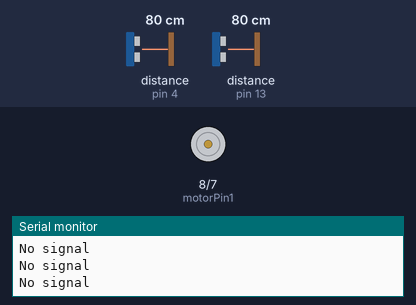
This sketch was run on a simulated Arduino Uno, built with avr-gcc and run on an emulated ATmega328P. Parts: motor-driver pin pairs drawn as motors (green arrow = first pin HIGH = forward, orange = second pin HIGH = backward, longer = more drive), the last lines printed to the serial monitor. Wiring (inferred from the names in the program): 2 × ultrasonic range finder: trigger pin 2, echo pin 4 / trigger pin 12, echo pin 13. The test bench sets the inputs (shaded band); at power-on: distance to the obstacle (sensors on pin 4, pin 13) 80 cm. The echo pulse lasts 58.3 µs per cm.

Above: at 1.2 s.
1.3 s: distance to the obstacle (sensor on pin 4) set to 17 cm
2.8 s: distance to the obstacle (sensor on pin 4) set to 14 cm
At 4.0 s:
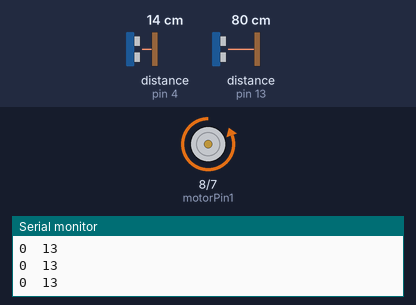
4.3 s: distance to the obstacle (sensor on pin 13) set to 17 cm
5.8 s: distance to the obstacle (sensor on pin 13) set to 13 cm
At 6.7 s:
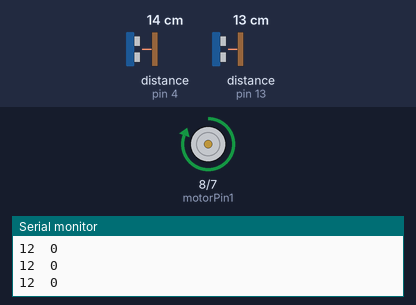
7.3 s: distance to the obstacle (sensor on pin 13) set to 18 cm
At 7.8 s:
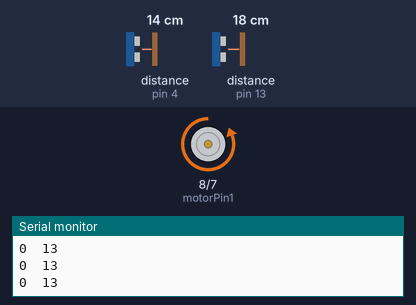
8.8 s: distance to the obstacle (sensor on pin 13) set to 2 cm
At 9.6 s:
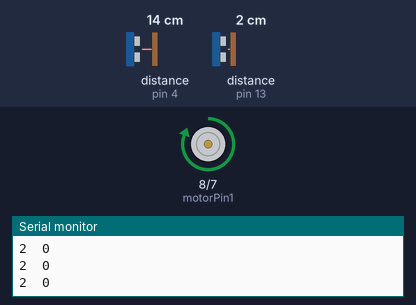
Timing chart, 0 to 11.3 s (numbered marks = the images above; inputs shaded):
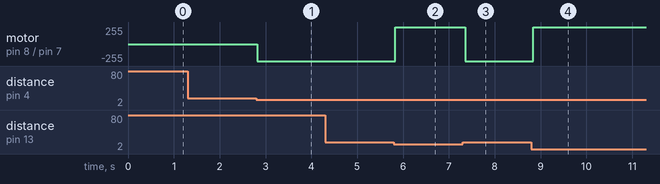

Measured:
- the behaviour switches between 16 and 15 cm on distance to the obstacle (sensor on pin 4) (found by bisection; images 0 and 1)
- the behaviour switches between 16 and 15 cm on distance to the obstacle (sensor on pin 13) (found by bisection; images 1 and 2)
- after the input at 2.8 s, motor on pin 8 (motorPin1) / pin 7 (motorPin2): stopped → backward 255/255 at once
- after the input at 5.8 s, motor on pin 8 (motorPin1) / pin 7 (motorPin2): backward 255/255 → forward 255/255 at once
- after the input at 7.3 s, motor on pin 8 (motorPin1) / pin 7 (motorPin2): forward 255/255 → backward 255/255 after 0.06 s
- after the input at 8.8 s, motor on pin 8 (motorPin1) / pin 7 (motorPin2): backward 255/255 → forward 255/255 at once

The sketch:

ultrasonic_paper_towel_dispenser.ino
```cpp
/*
 HC-SR04 Ping distance sensor:*/
#define echoPin1 13 // Echo Pin
#define trigPin1 12 // Trigger Pin
#define motorPin1 8 // Pin to control motor

#define echoPin2 4 // Echo Pin
#define trigPin2 2 // Trigger Pin
#define motorPin2 7 // Pin to control motor

int maximumRange = 15; // Maximum range needed
int minimumRange = 0; // Minimum range needed
long duration1, distance1; // Duration used to calculate distance
long duration2, distance2; // Duration used to calculate distance

void setup() {
 Serial.begin (9600);
 pinMode(trigPin1, OUTPUT);
 pinMode(echoPin1, INPUT);
 pinMode(motorPin1, OUTPUT);

 pinMode(trigPin2, OUTPUT);
 pinMode(echoPin2, INPUT);
 pinMode(motorPin2, OUTPUT);
}

void loop() {
/* The following trigPin/echoPin cycle is used to determine the
distance of the nearest object by bouncing soundwaves off of it. */
 digitalWrite(trigPin1, LOW);
 delayMicroseconds(2);

 digitalWrite(trigPin1, HIGH);
 delayMicroseconds(10);

 digitalWrite(trigPin1, LOW);
 duration1 = pulseIn(echoPin1, HIGH);

 digitalWrite(trigPin2, LOW);
 delayMicroseconds(2);

 digitalWrite(trigPin2, HIGH);
 delayMicroseconds(10);

 digitalWrite(trigPin2, LOW);
 duration2 = pulseIn(echoPin2, HIGH);

//Calculate the distance (in cm) based on the speed of sound.
 distance1 = duration1/58.2;
 distance2 = duration2/58.2;

 if (distance1 >= maximumRange || distance1 <= minimumRange){
  /* Send a negative number to computer and Turn LED ON
  to indicate "out of range" */

     if (distance2 >= maximumRange || distance2 <= minimumRange){
        /* Send a negative number to computer and Turn LED ON
        to indicate "out of range" */
        Serial.println("No signal");
        digitalWrite(motorPin1, LOW);
        digitalWrite(motorPin2, LOW);
      }
      else if(distance2 <= maximumRange && distance2 >= minimumRange){
        /* Send the distance to the computer using Serial protocol, and
        turn LED OFF to indicate successful reading. */
        Serial.print("0  ");
        Serial.print(distance2);
        Serial.print("\n");
        digitalWrite(motorPin1, LOW);
        digitalWrite(motorPin2, HIGH);
      }
  }

  else if(distance1 <= maximumRange && distance1 >= minimumRange){
    /* Send the distance to the computer using Serial protocol, and
    turn LED OFF to indicate successful reading. */
    Serial.print(distance1);
    Serial.print("  0\n");
    digitalWrite(motorPin1, HIGH);
    digitalWrite(motorPin2, LOW);
  }

  //Delay 50ms before next reading.
  delay(50);
}
```
